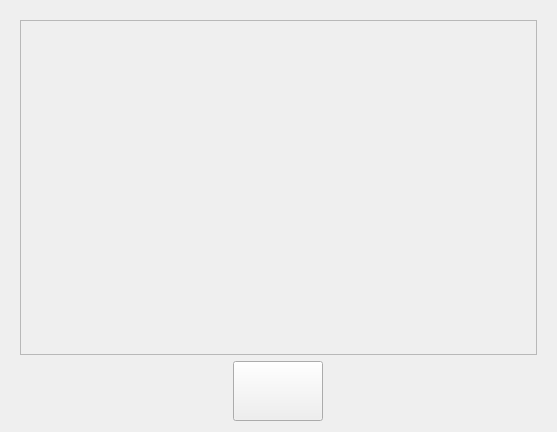
<?xml version="1.0" encoding="UTF-8"?>
<ui version="4.0">
 <class>CameraListWidget</class>
 <widget class="QDialog" name="CameraListWidget">
  <property name="geometry">
   <rect>
    <x>0</x>
    <y>0</y>
    <width>557</width>
    <height>432</height>
   </rect>
  </property>
  <property name="sizePolicy">
   <sizepolicy hsizetype="Preferred" vsizetype="Preferred">
    <horstretch>0</horstretch>
    <verstretch>0</verstretch>
   </sizepolicy>
  </property>
  <property name="windowTitle">
   <string>Dialog</string>
  </property>
  <layout class="QGridLayout" name="gridLayout">
   <property name="leftMargin">
    <number>20</number>
   </property>
   <property name="topMargin">
    <number>20</number>
   </property>
   <property name="rightMargin">
    <number>20</number>
   </property>
   <item row="1" column="1" alignment="Qt::AlignHCenter|Qt::AlignVCenter">
    <widget class="QPushButton" name="exitButton">
     <property name="sizePolicy">
      <sizepolicy hsizetype="Fixed" vsizetype="Fixed">
       <horstretch>0</horstretch>
       <verstretch>0</verstretch>
      </sizepolicy>
     </property>
     <property name="minimumSize">
      <size>
       <width>90</width>
       <height>60</height>
      </size>
     </property>
     <property name="text">
      <string/>
     </property>
     <property name="icon">
      <iconset resource="icons.qrc">
       <normaloff>:/icon/icons8-back-50.png</normaloff>:/icon/icons8-back-50.png</iconset>
     </property>
     <property name="autoDefault">
      <bool>false</bool>
     </property>
    </widget>
   </item>
   <item row="0" column="1">
    <widget class="QScrollArea" name="scrollArea">
     <property name="sizePolicy">
      <sizepolicy hsizetype="Expanding" vsizetype="Expanding">
       <horstretch>1</horstretch>
       <verstretch>1</verstretch>
      </sizepolicy>
     </property>
     <property name="minimumSize">
      <size>
       <width>420</width>
       <height>280</height>
      </size>
     </property>
     <property name="styleSheet">
      <string notr="true">QScrollBar::vertical {
	width:50px;
}</string>
     </property>
     <property name="frameShadow">
      <enum>QFrame::Sunken</enum>
     </property>
     <property name="verticalScrollBarPolicy">
      <enum>Qt::ScrollBarAsNeeded</enum>
     </property>
     <property name="widgetResizable">
      <bool>true</bool>
     </property>
     <widget class="QWidget" name="scrollAreaWidgetContents">
      <property name="geometry">
       <rect>
        <x>0</x>
        <y>0</y>
        <width>515</width>
        <height>335</height>
       </rect>
      </property>
      <property name="sizePolicy">
       <sizepolicy hsizetype="Preferred" vsizetype="Preferred">
        <horstretch>0</horstretch>
        <verstretch>0</verstretch>
       </sizepolicy>
      </property>
      <property name="minimumSize">
       <size>
        <width>0</width>
        <height>0</height>
       </size>
      </property>
      <property name="cursor">
       <cursorShape>ArrowCursor</cursorShape>
      </property>
      <property name="styleSheet">
       <string notr="true"/>
      </property>
      <layout class="QVBoxLayout" name="verticalLayout"/>
     </widget>
    </widget>
   </item>
  </layout>
 </widget>
 <resources>
  <include location="icons.qrc"/>
 </resources>
 <connections>
  <connection>
   <sender>exitButton</sender>
   <signal>clicked()</signal>
   <receiver>CameraListWidget</receiver>
   <slot>close()</slot>
   <hints>
    <hint type="sourcelabel">
     <x>65</x>
     <y>382</y>
    </hint>
    <hint type="destinationlabel">
     <x>384</x>
     <y>400</y>
    </hint>
   </hints>
  </connection>
 </connections>
</ui>
